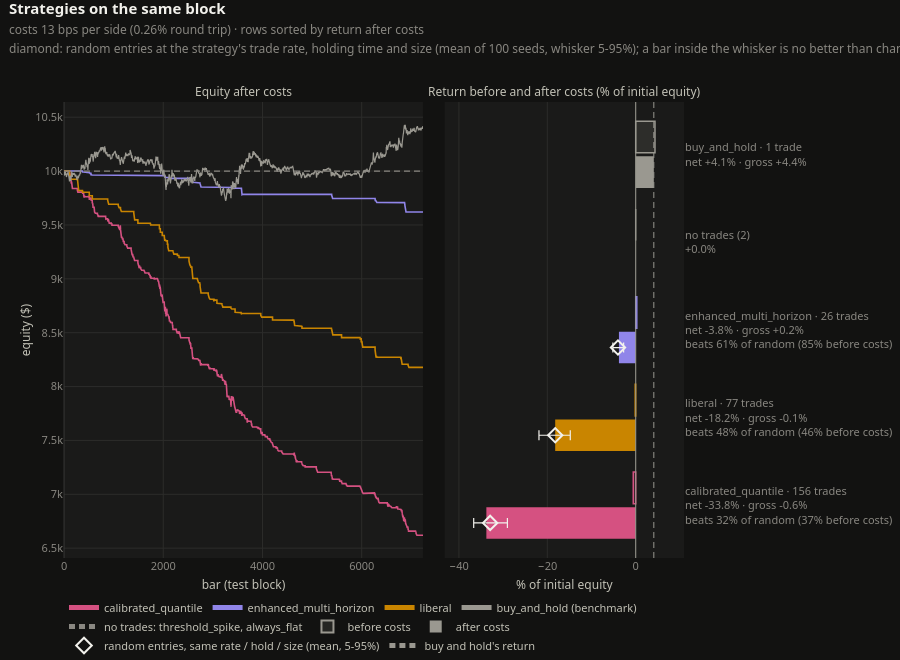

This figure's notebook cell:
### Markdown cell above
## Every strategy with its default knobs

Each strategy is compared with random entries at its own trade rate, holding time and position size (the
diamonds; the same null as the summary table above). After costs the return is mostly cost x trade count, so only
the rank against that null tells skill from chance.

### Code cell
runs, comparison = explorer.compare_strategies()
comparison.show()
explorer.comparison_table(runs, styled=True)

### Figure 1 — Plotly figure (JSON) as saved in the notebook; plotly's stock layout.template omitted (floating-point values rounded to 4 significant figures; data arrays with more than 128 entries replaced by an {"elided": "..."} marker saying what was removed)
{"data": [{"dx": 1, "hovertemplate": "calibrated_quantile<br>bar %{x}: %{y:$,.0f}<extra></extra>", "legendgroup": "calibrated_quantile", "line": {"color": "#d55181", "dash": "solid", "width": 1.6}, "mode": "lines", "name": "calibrated_quantile", "type": "scatter", "x0": -1, "xaxis": "x", "y": {"elided": "7237 float values"}, "yaxis": "y"}, {"dx": 1, "hovertemplate": "enhanced_multi_horizon<br>bar %{x}: %{y:$,.0f}<extra></extra>", "legendgroup": "enhanced_multi_horizon", "line": {"color": "#9085e9", "dash": "solid", "width": 1.6}, "mode": "lines", "name": "enhanced_multi_horizon", "type": "scatter", "x0": -1, "xaxis": "x", "y": {"elided": "7237 float values"}, "yaxis": "y"}, {"dx": 1, "hovertemplate": "liberal<br>bar %{x}: %{y:$,.0f}<extra></extra>", "legendgroup": "liberal", "line": {"color": "#c98500", "dash": "solid", "width": 1.6}, "mode": "lines", "name": "liberal", "type": "scatter", "x0": -1, "xaxis": "x", "y": {"elided": "7237 float values"}, "yaxis": "y"}, {"dx": 1, "hovertemplate": "buy_and_hold<br>bar %{x}: %{y:$,.0f}<extra></extra>", "legendgroup": "buy_and_hold", "line": {"color": "#9a9890", "dash": "solid", "width": 1.2}, "mode": "lines", "name": "buy_and_hold (benchmark)", "type": "scatter", "x0": -1, "xaxis": "x", "y": {"elided": "7237 float values"}, "yaxis": "y"}, {"hoverinfo": "skip", "legendgroup": "flat", "line": {"color": "#898781", "dash": "6px,4px", "width": 1.2}, "mode": "lines", "name": "no trades: threshold_spike, always_flat", "type": "scatter", "x": [-1, 7235], "xaxis": "x", "y": [10000.0, 10000.0], "yaxis": "y"}, {"customdata": ["calibrated_quantile: 156 trades, costs $3,324", "liberal: 77 trades, costs $1,810", "enhanced_multi_horizon: 26 trades, costs $404", "no trades: threshold_spike, always_flat", "buy_and_hold: 1 trades, costs $27"], "hovertemplate": "%{customdata}<br>before costs %{x:>+.2f}%<extra></extra>", "marker": {"color": ["rgba(213,81,129,0.15)", "rgba(201,133,0,0.15)", "rgba(144,133,233,0.15)", "rgba(137,135,129,0.15)", "rgba(154,152,144,0.15)"], "line": {"color": ["#d55181", "#c98500", "#9085e9", "#898781", "#9a9890"], "width": 1.5}}, "name": "before costs", "orientation": "h", "showlegend": false, "type": "bar", "width": 0.36, "x": [-0.5555, -0.1206, 0.2452, 0.0, 4.362], "xaxis": "x2", "y": [0.2, 1.2, 2.2, 3.2, 4.2], "yaxis": "y2"}, {"customdata": ["calibrated_quantile: 156 trades, costs $3,324", "liberal: 77 trades, costs $1,810", "enhanced_multi_horizon: 26 trades, costs $404", "no trades: threshold_spike, always_flat", "buy_and_hold: 1 trades, costs $27"], "hovertemplate": "%{customdata}<br>after costs %{x:>+.2f}%<extra></extra>", "marker": {"color": ["#d55181", "#c98500", "#9085e9", "#898781", "#9a9890"], "line": {"width": 0}}, "name": "after costs", "orientation": "h", "showlegend": false, "type": "bar", "width": 0.36, "x": [-33.8, -18.22, -3.796, 0.0, 4.097], "xaxis": "x2", "y": [-0.2, 0.8, 1.8, 2.8, 3.8], "yaxis": "y2"}, {"hoverinfo": "skip", "marker": {"color": "rgba(154,152,144,0.15)", "line": {"color": "#9a9890", "width": 1.5}}, "name": "before costs", "orientation": "h", "type": "bar", "x": [null], "xaxis": "x2", "y": [null], "yaxis": "y2"}, {"hoverinfo": "skip", "marker": {"color": "#9a9890"}, "name": "after costs", "orientation": "h", "type": "bar", "x": [null], "xaxis": "x2", "y": [null], "yaxis": "y2"}, {"error_x": {"array": [3.906, 3.409, 1.28], "arrayminus": [3.723, 3.676, 1.153], "color": "#f2f1ec", "symmetric": false, "thickness": 1.2, "type": "data", "width": 5}, "hovertemplate": "%{text}<extra></extra>", "marker": {"color": "#f2f1ec", "line": {"width": 2}, "size": 11, "symbol": "diamond-open"}, "mode": "markers", "name": "random entries, same rate / hold / size (mean, 5-95%)", "text": ["calibrated_quantile: random with 2.71% entries/flat bar, 10-bar hold, size 1.00<br>mean -32.94%, 5-95% -36.66% to -29.03% (100 seeds)<br>strategy -33.80%: beats 32% of them; before costs beats 37%", "liberal: random with 1.09% entries/flat bar, 2-bar hold, size 1.00<br>mean -18.21%, 5-95% -21.89% to -14.81% (100 seeds)<br>strategy -18.22%: beats 48% of them; before costs beats 46%", "enhanced_multi_horizon: random with 0.36% entries/flat bar, 2-bar hold, size 0.61<br>mean -4.01%, 5-95% -5.17% to -2.74% (100 seeds)<br>strategy -3.80%: beats 61% of them; before costs beats 85%"], "type": "scatter", "x": [-32.94, -18.21, -4.015], "xaxis": "x2", "y": [-0.2, 0.8, 1.8], "yaxis": "y2"}, {"hoverinfo": "skip", "line": {"color": "#9a9890", "dash": "6px,4px", "width": 1}, "mode": "lines", "name": "buy and hold's return", "type": "scatter", "x": [4.097, 4.097], "xaxis": "x2", "y": [-0.6, 4.6], "yaxis": "y2"}], "layout": {"annotations": [{"font": {"color": "#c3c2b7", "size": 12}, "showarrow": false, "text": "Equity after costs", "x": 0.2895, "xanchor": "center", "xref": "paper", "y": 1.0, "yanchor": "bottom", "yref": "paper"}, {"font": {"color": "#c3c2b7", "size": 12}, "showarrow": false, "text": "Return before and after costs (% of initial equity)", "x": 0.807, "xanchor": "center", "xref": "paper", "y": 1.0, "yanchor": "bottom", "yref": "paper"}], "barmode": "overlay", "height": 660, "legend": {"bgcolor": "rgba(0,0,0,0)", "font": {"color": "#c3c2b7", "size": 11}, "groupclick": "togglegroup", "itemsizing": "constant", "itemwidth": 30, "orientation": "h", "tracegroupgap": 0, "x": 0, "xanchor": "left", "xref": "paper", "y": 0, "yanchor": "bottom", "yref": "container"}, "margin": {"b": 8, "r": 24, "t": 102}, "shapes": [{"line": {"color": "#9a9890", "width": 1}, "type": "line", "x0": 0, "x1": 0, "xref": "x2", "y0": 0, "y1": 1, "yref": "y2 domain"}], "title": {"text": "<b>Strategies on the same block</b><br><span style='font-size:12px;color:#898781'>costs 13 bps per side (0.26% round trip) · rows sorted by return after costs<br>diamond: random entries at the strategy's trade rate, holding time and size (mean of 100 seeds, whisker 5-95%); a bar inside the whisker is no better than chance</span>"}, "xaxis": {"anchor": "y", "domain": [0.0, 0.579], "title": {"text": "bar (test block)"}}, "xaxis2": {"anchor": "y2", "domain": [0.614, 1.0], "range": [-43.23, 10.93], "title": {"text": "% of initial equity"}}, "yaxis": {"anchor": "x", "domain": [0.0, 1.0], "title": {"text": "equity ($)"}}, "yaxis2": {"anchor": "x2", "automargin": true, "domain": [0.0, 1.0], "range": [-0.6, 4.6], "showgrid": false, "side": "right", "ticktext": ["calibrated_quantile · 156 trades<br>net -33.8% · gross -0.6%<br>beats 32% of random (37% before costs)", "liberal · 77 trades<br>net -18.2% · gross -0.1%<br>beats 48% of random (46% before costs)", "enhanced_multi_horizon · 26 trades<br>net -3.8% · gross +0.2%<br>beats 61% of random (85% before costs)", "no trades (2)<br>+0.0%", "buy_and_hold · 1 trade<br>net +4.1% · gross +4.4%"], "tickvals": [0.0, 1.0, 2.0, 3.0, 4.0]}}}
